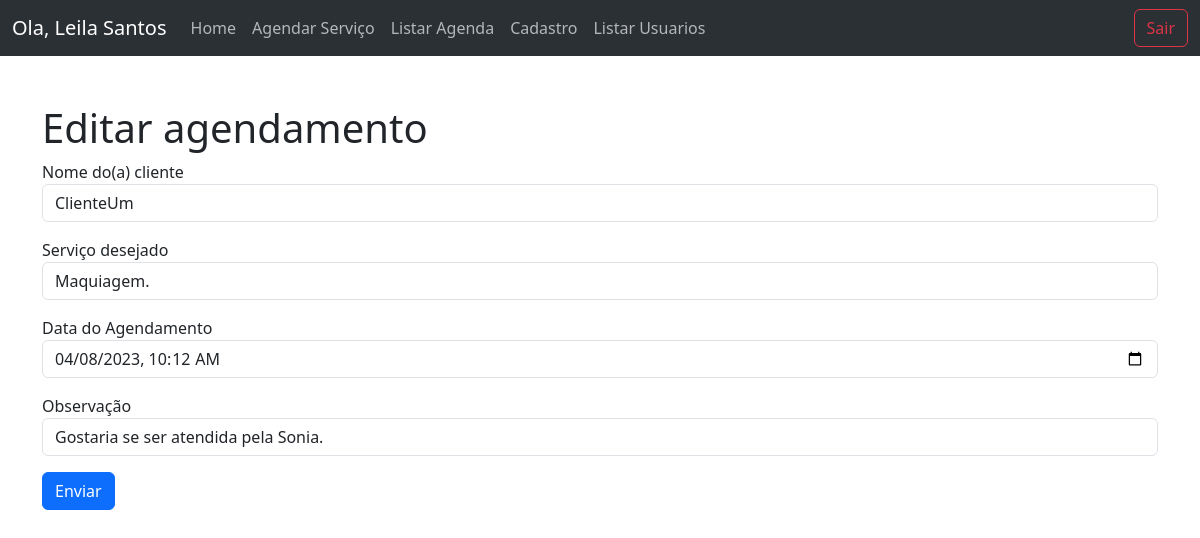
Screenshot of /codigo/dashboard.php?page=editarAgenda&id=27 (signed in) with the database file from the repository.
### tables this page shows
CREATE TABLE `agendamentos` (
  `id` int(10) UNSIGNED NOT NULL,
  `nome` varchar(100) NOT NULL,
  `servico` varchar(255) NOT NULL,
  `dataehora` datetime NOT NULL,
  `observacao` varchar(255) NOT NULL
);

### codigo/includes/alterarAgendamento.php (the view, shortened to what this page needs)
<?php
    $hoje = new DateTime (date('Y-m-d H:i'));
    $agendamento = new DateTime($row->dataehora);
    $diferenca = $hoje->diff($agendamento);
    if(($diferenca->d > 2) or ($_SESSION["tipo"] == 1)){
        print ' <form action="?page=salvaragendamento" method="post">
                    <input type="hidden" name="acao" value="editar">
                    <input type="hidden" name="id" value="'.$row->id.'">
                    <div class="mb-3">
                        <label>Nome do(a) cliente</label>
                        <input type="text" name="nome" class="form-control" value="'.$row->nome.'">
                    </div>
                    <div class="mb-3">
                        <label>Serviço desejado</label>
                        <input type="text" name="servico" class="form-control" value="'.$row->servico.'">
                    </div>
                    <div class="mb-3">
                        <label>Data do Agendamento</label>
                        <input type="datetime-local" name="data" class="form-control" value="'.$row->dataehora.'">
                    </div>
                    <div class="mb-3">
                        <label>Observação</label>
                        <input type="text" name="observacao" class="form-control" value="'.$row->observacao.'">
                    </div>
                    <div class="mb-3">
                        <button type="submit" class="btn btn-primary">Enviar</button>
                    </div>
                </form>';
        }
?>

### rows the page displays
agendamentos: nome "ClienteUm", servico "Maquiagem.", data "04/08/2023 10:12", observacao "Gostaria se ser atendida pela Sonia."

### other values shown
$_SESSION['nome'] "Leila Santos"
